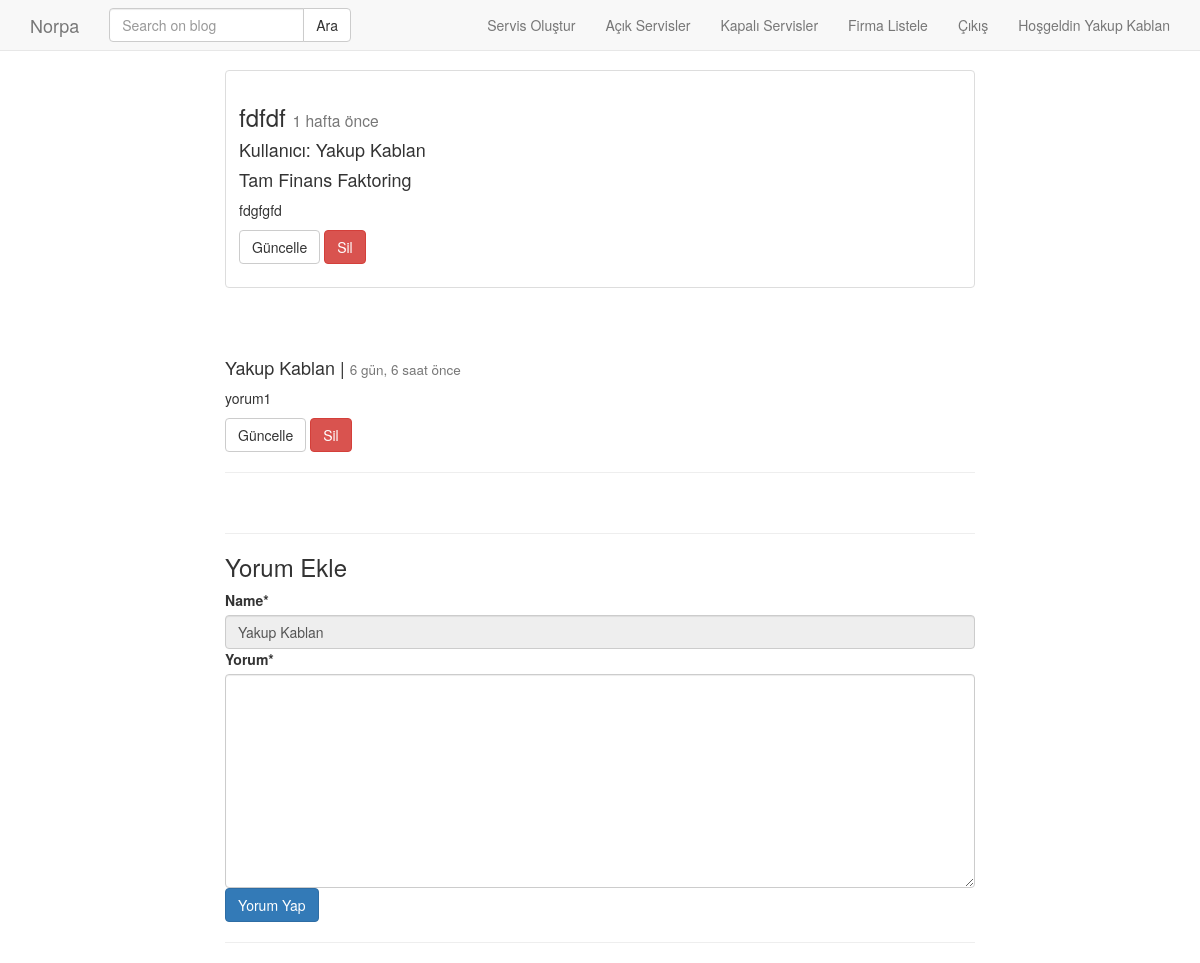
/post/detail/fdfdf/ (signed in), run on the app's committed database.
### post/models.py (models this page shows, shortened)
class Post(models.Model):
    customer = models.ForeignKey(Customer, on_delete=models.DO_NOTHING, verbose_name="musteriler")
    user = models.ForeignKey('auth.User', on_delete=models.CASCADE, verbose_name="Yazar", related_name='posts')
    title = models.CharField(max_length=120, verbose_name="Başlık")
    content = RichTextField(verbose_name="İçerik")
    publishing_date = models.DateTimeField(verbose_name="Yayımlanma Tarihi", auto_now_add=True)
    image = models.FileField(blank=True, null=True, verbose_name="Resim")
    checked = models.BooleanField(default=False)
    slug = models.SlugField(unique=True, editable=False, max_length=130)
    def get_update_url(self):
        return reverse('postt:update', kwargs={'slug': self.slug})
    def get_delete_url(self):
        return reverse('postt:delete', kwargs={'slug': self.slug})
    class Meta:
        ordering = ['-publishing_date']

class Comment(models.Model):
    post = models.ForeignKey(Post, on_delete=models.CASCADE, related_name='comments')
    name = models.CharField(max_length=200, verbose_name="İsim")
    content = models.TextField(verbose_name="Yorum")
    publishing_date = models.DateTimeField(auto_now_add=True)
    def get_delete_url(self):
        try:
            return reverse('postt:com_delete', kwargs={'pk': self.id})
        except :
            return ''
    def get_update_url(self):
        try:
            return reverse('postt:com_update', kwargs={'pk': self.id})
        except :
            return ''
    class Meta:
        ordering = ['-publishing_date']

### customer/models.py (models this page shows, shortened)
class Customer(models.Model):
    name = models.CharField(max_length=200, verbose_name="Müşteri Adı")
    address = models.TextField(verbose_name="Müşteri Adresi")
    phone=models.CharField(max_length=50, verbose_name="Müşteri Telefonu")
    checked = models.BooleanField(default=True, verbose_name="Aktif-Pasif")
    contract = models.DateField(verbose_name="Sözleşme Tarihi", null=True)
    created_date=models.DateTimeField(auto_now_add=True)
    def __str__(self):
        return self.name
    class Meta:
        ordering = ['-created_date']

### post/views.py (the view)
# urls.py: path('detail/<slug:slug>/', post_detail, name='detail'),
def post_detail(request, slug):
    if request.user.is_staff == False:
        return redirect('/home/')
    post = get_object_or_404(Post, slug=slug)
    form = CommentForm(request.POST or None)
    if form.is_valid():
        comment = form.save(commit=False)
        comment.post = post
        comment.save()
        return HttpResponseRedirect(post.get_absolute_url())
    else:
        if request.user.is_authenticated:
            form = CommentForm(isim=request.user.get_full_name, ornek='bu bir örnek alandır. modelde olmayan bir alan oluşturldu')
    comments = post.comments.all()
    context = {
        'post': post,
        'form': form,
        'comments': comments
    }
    return render(request, 'post/detail.html', context)

### post/forms.py
class CommentForm(forms.ModelForm):
    class Meta:
        model = Comment
        fields = ['name', 'content']
    def __init__(self, *args, **kwargs):
        self.name = kwargs.pop('isim', None)
        ornekk = kwargs.pop('ornek', None)
        super().__init__(*args, **kwargs)
        name = forms.CharField()
        if name is not None:
            self.fields['name']= forms.CharField(initial=self.name)
            if self.name:
                self.fields['name'].widget.attrs['readonly'] = True

### templates/post/detail.html (shortened to what this page needs)
{% extends 'base.html' %}
{% block body %}
<div class="container">
<div class="row">
    <div class="col-md-8 col-md-offset-2">
      <div class="thumbnail">
        <div class="caption">
          <h3>{{ post.title }} <small> {{post.publishing_date | timesince}} önce</small></h3>
          <h4>Kullanıcı: {{post.user.get_full_name}}</h4>
          <h4>{{post.customer}}</h4>
          <p>{{post.content |safe| linebreaks}}</p>
          <p>
                {% if user.is_superuser %}
                <a href="{{post.get_update_url}}" class="btn btn-default" role="button">Güncelle</a>
                <a href="{{post.get_delete_url}}" class="btn btn-danger" role="button">Sil</a>
                {% endif %}
          </p>
        </div>
      </div>
      <br><br>
        {% for comment in comments%}
            <h4>{{comment.name}} | <small>{{comment.publishing_date | timesince}} önce </small></h4>
            <p>{{comment.content | linebreaks}}</p>
            {% if comment.name == request.user.get_full_name %}
                <a href="{{comment.get_update_url}}" class="btn btn-default" role="button">Güncelle</a>
                <a href="{{comment.get_delete_url}}" class="btn btn-danger" role="button">Sil</a>
            {% endif %}
            <hr/>
        {% endfor%}
      <br><hr>
      {%  if user.is_authenticated  %}
      <h3>Yorum Ekle</h3>
        {% include 'post/comment.html' %}
      {%endif%}
      <hr>
    </div>
</div>
</div>
{% endblock %}

### templates/header.html (shortened to what this page needs)
<nav class="navbar navbar-default navbar-fixed-top"  role="banner">
    <div class="container">
        <div class="navbar-header">
            <a href="{% url 'accounts:home' %}" class="navbar-brand">Norpa</a>
        </div>
        <nav class="collapse navbar-collapse" role="navigation">
            <form class="navbar-form navbar-left" role="search" method="GET" action="">
                <div class="input-group">
                    <input class="form-control" type="text" name="q" placeholder="Search on blog" value="{{ request.GET.q}}" >
                    <span class="input-group-btn">
                        <input class="btn btn-default" type="submit" value="Ara">
                    </span>
                </div>
            </form>
            <ul class="nav navbar-nav navbar-right">
                {% if user.is_staff %}
                    {% if user.is_superuser %}
                        {% if "customer" in request.get_full_path %}
                            <li><a href="{% url 'customer:create' %}">Firma Oluştur</a></li>
                        {% else %}
                            <li><a href="{% url 'postt:create' %}">Servis Oluştur</a></li>
                        {% endif %}
                    {% endif %}
                    {% if "customer" in request.get_full_path %}
                        <li><a href="{% url 'customer:index' %}">Firma Listele</a></li>
                        <li><a href="{% url 'postt:index' %}">Açık Servisler</a></li>
                    {% else %}
                        <li><a href="{% url 'postt:index' %}">Açık Servisler</a></li>
                        <li><a href="{% url 'postt:kapali' %}">Kapalı Servisler</a></li>
                        <li><a href="{% url 'customer:index' %}">Firma Listele</a></li>
                    {% endif %}
                    <li><a href="{% url 'accounts:logout' %}">Çıkış</a></li>
                    <li><a href="#">Hoşgeldin {{request.user.get_full_name}}</a></li>
                {% else %}
                <li><a href="{% url 'accounts:home' %}">Anasayfa</a></li>
                <li><a href="{% url 'accounts:register' %}">Üye Ol</a></li>
                <li><a href="{% url 'accounts:login' %}">Giriş</a></li>
                {% endif %}
            </ul>
        </nav>
    </div>
</nav>

### static/css/style.css (style rules this page uses)
body { padding-top: 70px; }

### data on the page
Post: title "fdfdf", publishing_date "1 hafta", user.get_full_name "Yakup Kablan", customer "Tam Finans Faktoring", content "fdgfgfd"
Comment: name "Yakup Kablan", publishing_date "6 gün, 6 saat", content "yorum1"

### other printed values
{{ request.user.get_full_name }} "Yakup Kablan"
